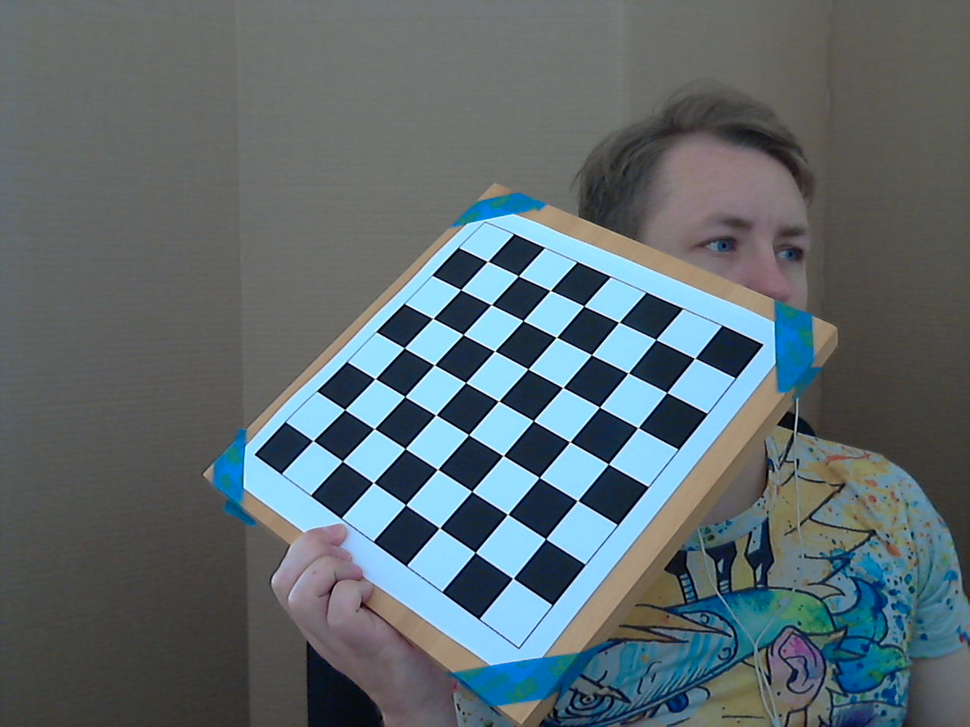
#> input picture src/old_picture_hold/1/opencv_frame_1_0.png, 970 x 727 px, shrunk from 1280 x 960 before the run; its folder holds only this picture in this run
$ python camera-calibration.py
#> lines starting #> are read from the running program, lines starting #| are printed output that depends on the picture; after the words box and inside, x2 and y2 are one past the last pixel; in counts of white or black regions, pixels touching at a corner belong together
import numpy as np
import cv2
import glob


def undistort_this(good_fname):
    ret, mtx, dist, rvecs, tvecs = cv2.calibrateCamera(objpoints, imgpoints, gray.shape[::-1], None, None)
    # print("mtx: " + str(mtx))
    # print("dist: " + str(dist))
    np.savez("0_distorition_info.txt", mtx)
    print(mtx)

    img = cv2.imread(good_fname)
    h, w = img.shape[:2]
    newcameramtx, roi = cv2.getOptimalNewCameraMatrix(mtx, dist, (w, h), 1, (w, h))
    # print("ncm: " + str(newcameramtx))
    # print("roi: " + str(roi))

    # undistort
    dst = cv2.undistort(img, mtx, dist, None, newcameramtx)

    # crop the image
    x, y, w, h = roi
    dst = dst[y:y + h, x:x + w]
    # cv2.imwrite('calibresult.png',dst)

# termination criteria
criteria = (cv2.TERM_CRITERIA_EPS + cv2.TERM_CRITERIA_MAX_ITER, 30, 0.001)

board_size = (7, 7)

# prepare object points, like (0,0,0), (1,0,0), (2,0,0) ....,(6,5,0)
objp = np.zeros((board_size[1]*board_size[0],3), np.float32)
objp[:,:2] = np.mgrid[0:board_size[0],0:board_size[1]].T.reshape(-1,2)

# Arrays to store object points and image points from all the images.
objpoints = [] # 3d point in real world space
imgpoints = [] # 2d points in image plane.

images_0 = glob.glob('old_picture_hold/1/opencv*.png')
images_1 = glob.glob('*_1.png')

good_fname = ''

for fname in images_0:
    img = cv2.imread(fname)
#> img is the input picture: shape (727, 970, 3); mean B, G, R 110.7, 105.8, 92.8
    gray = cv2.cvtColor(img,cv2.COLOR_BGR2GRAY)
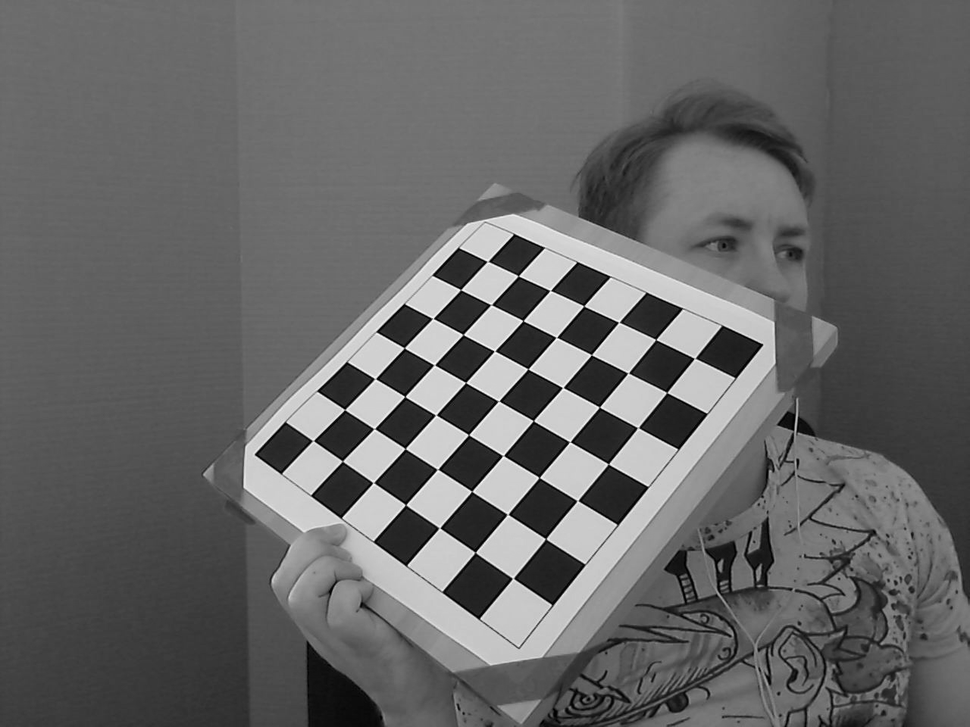
#> gray: shape (727, 970); min 0, max 255, mean 102.5

    # Find the chess board corners
    ret, corners = cv2.findChessboardCorners(gray, board_size, None)
#> ret = True; corners = 49 rows, first 8: [487.3, 261.5], [518.2, 275.9], [550.1, 290.6], [583.7, 305.9], [618.7, 322.3], [655.8, 339.5], [694.6, 358.3], [460.6, 289.7]

    # If found, add object points, image points (after refining them)
    if ret == True:
        objpoints.append(objp)

        cv2.cornerSubPix(gray,corners,(11,11),(-1,-1),criteria)
        imgpoints.append(corners)

        # Draw and display the corners
        cv2.drawChessboardCorners(img, board_size, corners, ret)
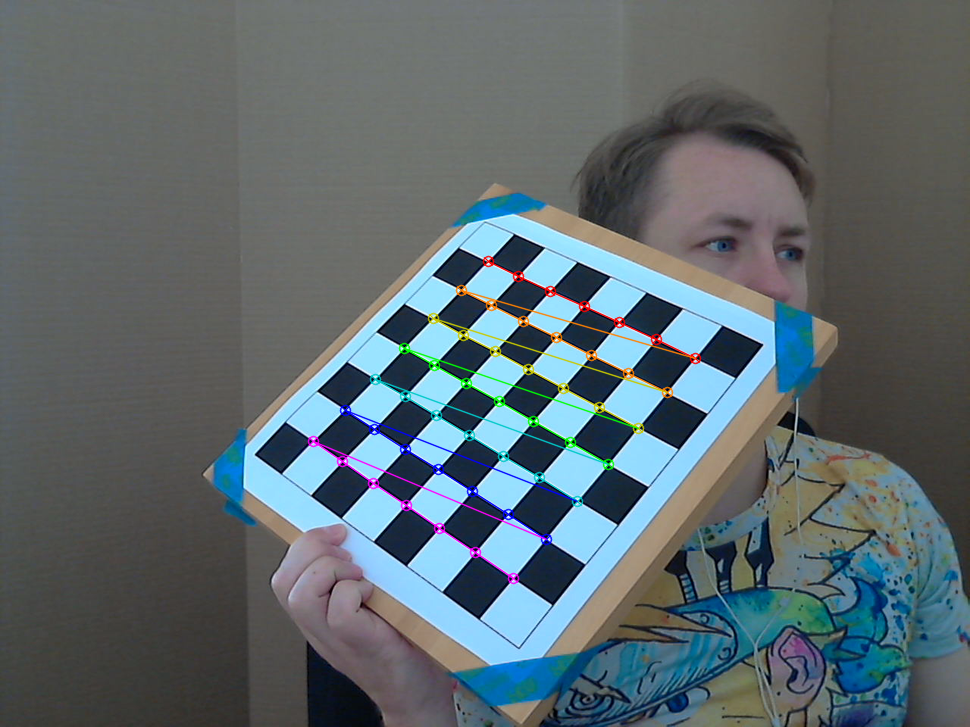
#> img: shape (727, 970, 3); 1.78% of pixels changed, all inside (x1, y1, x2, y2) = (307, 255, 702, 585)
        cv2.imshow('img',img)
        print("pass_" + fname)
        while True:
            k = cv2.waitKey(10)
#> (key Esc is pressed here)
            if k % 256 == 27:
                break

        undistort_this(fname)
#> in undistort_this, `ret, mtx, dist, rvecs, tvecs = cv2.calibrateCamera(objpoints, imgpoint..`: ret = 0.306; mtx = [[1049, 0, 454], [0, 1088.4, 386], [0, 0, 1]]; dist = [[0.37, -10.44, -0.0152, -0.0151, 92.37]]; rvecs = ([-0.56, 0.507, 0.615],); tvecs = ([0.809, -2.89, 25.42],)
#| [[1.04898830e+03 0.00000000e+00 4.54037853e+02]
#|  [0.00000000e+00 1.08836070e+03 3.86032149e+02]
#|  [0.00000000e+00 0.00000000e+00 1.00000000e+00]]
#> in undistort_this, `newcameramtx, roi = cv2.getOptimalNewCameraMatrix(mtx, dist, (w, h), 1..`: newcameramtx = [[1511.3, 0, 539.1], [0, 1124.5, 377.2], [0, 0, 1]]; roi = (315, 284, 403, 198)
#> in undistort_this, `dst = cv2.undistort(img, mtx, dist, None, newcameramtx)`:
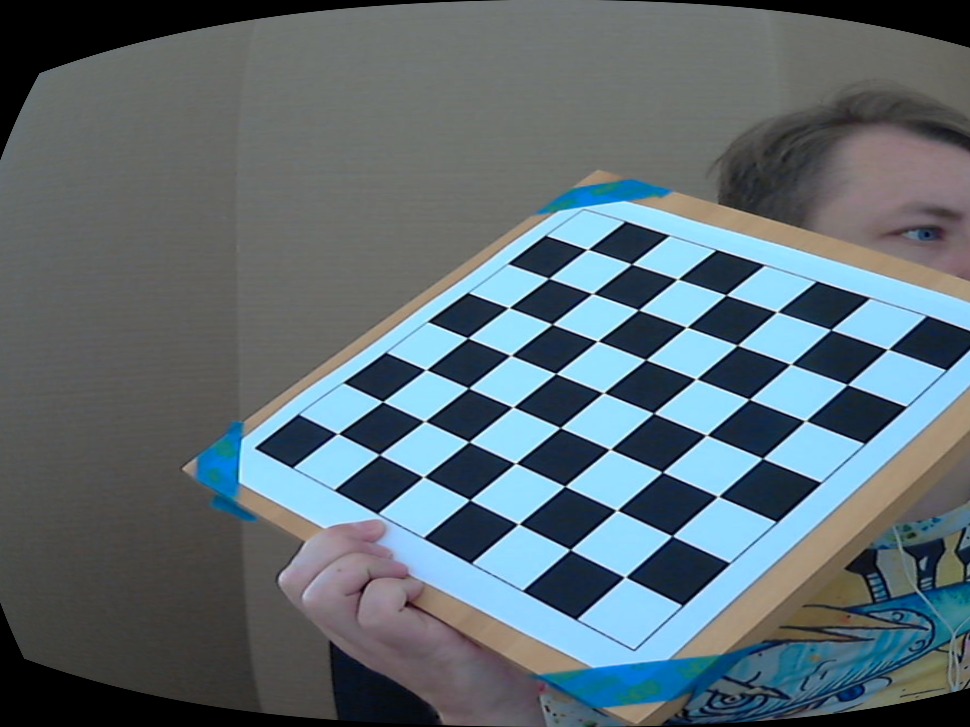
#> dst: shape (727, 970, 3); mean B, G, R 115.4, 108, 93
#> in undistort_this, `x, y, w, h = roi`: x = 315; y = 284; w = 403; h = 198
#> in undistort_this, `dst = dst[y:y + h, x:x + w]`:
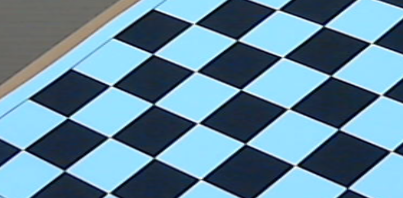
#> dst: shape (198, 403, 3); mean B, G, R 158.1, 137.6, 100.5
    else:
        print("fail")


cv2.destroyAllWindows()
